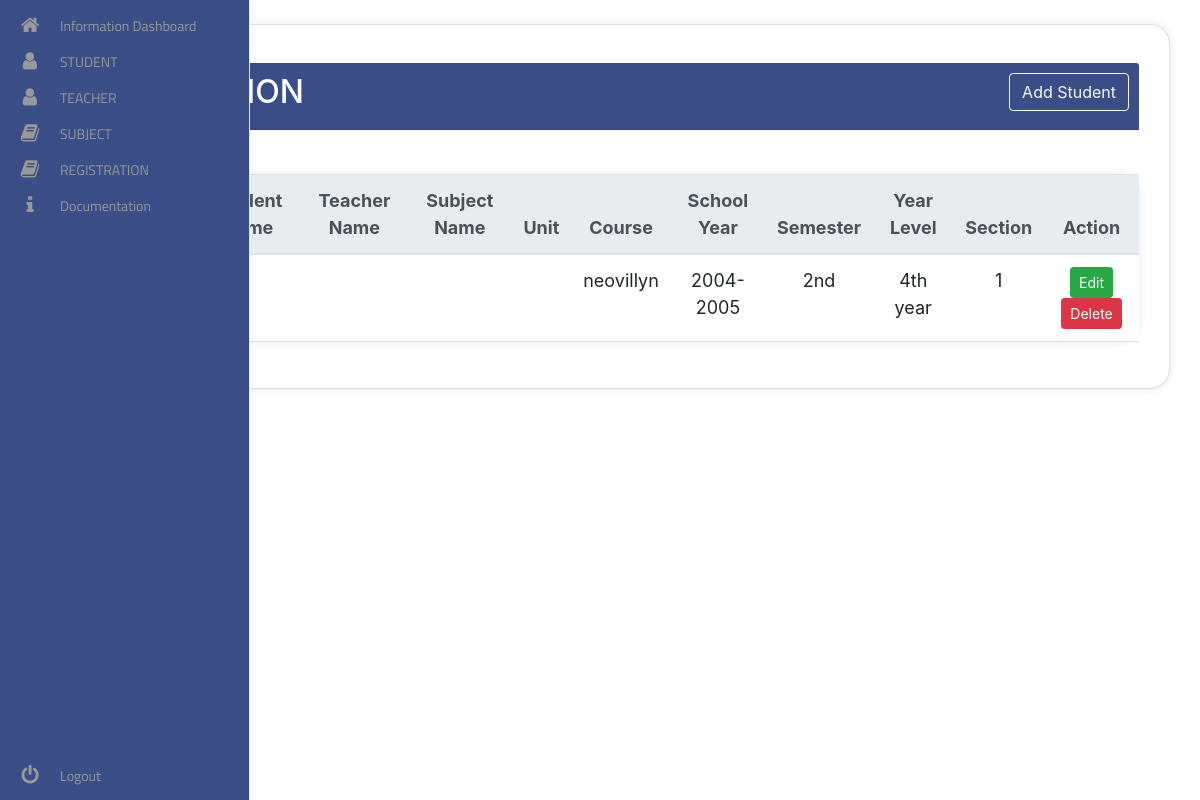
Screenshot of /registrationtable.php with the database file from the repository.
### tables this page shows
CREATE TABLE `tb_registration` (
  `registration_id` int(11) NOT NULL,
  `student_id` int(11) NOT NULL,
  `course` varchar(20) NOT NULL,
  `school_year` varchar(20) NOT NULL,
  `semester` varchar(10) NOT NULL,
  `year_level` varchar(10) NOT NULL,
  `section` varchar(20) NOT NULL
);

### registrationtable.php (the view, shortened to what this page needs)
<!DOCTYPE html>
<html lang="en">
<head>
   <link rel="stylesheet" href="dashboardstyle.css">
   <link rel="stylesheet" href="./bootstrap/bootstrap.css">
   <link rel="stylesheet" href="https://stackpath.bootstrapcdn.com/bootstrap/4.5.2/css/bootstrap.min.css">
</head>
<body>
</div><nav class="main-menu">
            <ul>
                <li>
                    <a href="dashboard.php">
                        <i class="fa fa-home fa-2x"></i>
                        <span class="nav-text">
                           Information Dashboard
                        </span>
                    </a>
                </li>
                <li class="has-subnav">
                    <a href="table.php">
                        <i class="fa fa-user fa-2x"></i>
                        <span class="nav-text">
                          STUDENT
                        </span>
                    </a>
                    <li class="has-subnav">
                    <a href="teachtable.php">
                        <i class="fa fa-user fa-2x"></i>
                        <span class="nav-text">
                          TEACHER
                        </span>
                    </a>
                    <li class="has-subnav">
                    <a href="subtable.php">
                        <i class="fa fa-book fa-2x"></i>
                        <span class="nav-text">
                          SUBJECT
                        </span>
                    </a>
                </li>
                <li class="has-subnav">
                    <a href="registrationtable.php">
                        <i class="fa fa-book fa-2x"></i>
                        <span class="nav-text">
                          REGISTRATION
                        </span>
                    </a>
                </li>
                <li>
                    <a href="search.php">
                       <i class="fa fa-info fa-2x"></i>
                        <span class="nav-text">
                            Documentation
                        </span>
                    </a>
                </li>
            </ul>
    <ul class="logout">
        <li><a href="login.php"><i class="fa fa-power-off fa-2x"></i><span class="nav-text">Logout</span></a></li>
    </ul>
</nav>
<div class="container card mt-4">
    <div class="card-header mt-2">
        <h2 class="text-start">REGISTRATION
            <button type="button" class="btn btn-outline-light btn-add-book" data-toggle="modal" data-target="#mdlAddProduct">Add Student</button>
        </h2>
    </div>
    <table class="container table mt-4">
        <thead class="thead-light">
            <tr>
                <th>#</th>
                <th>Student ID</th>
                <th>Student Name</th>
                <th>Teacher Name</th>
                <th>Subject Name</th>
                <th>Unit</th>
                <th>Course</th>
                <th>School Year</th>
                <th>Semester</th>
                <th>Year Level</th>
                <th>Section</th>
                <th>Action</th>
            </tr>
        </thead>
        <tbody>
            <?php
            $conn = new PDO("mysql:host=localhost;dbname=db_record", 'root', '');
            $sql = $conn->prepare("SELECT * FROM tb_registration");
            $sql->execute();
            $rst = $sql->fetchAll();
            foreach ($rst as $row): ?>
                <tr>
                    <td><?= htmlspecialchars($row['registration_id']) ?></td>
                    <td><?= htmlspecialchars($row['student_id']) ?></td>
                    <td><?= htmlspecialchars($row['name_teacher']) ?></td>
                    <td><?= htmlspecialchars($row['subject_name']) ?></td>
                    <td><?= htmlspecialchars($row['unit']) ?></td>
                    <td><?= htmlspecialchars($row['course']) ?></td>
                    <td><?= htmlspecialchars($row['school_year']) ?></td>
                    <td><?= htmlspecialchars($row['semester']) ?></td>
                    <td><?= htmlspecialchars($row['year_level']) ?></td>
                    <td><?= htmlspecialchars($row['section']) ?></td>
                    <td>
                        <a href="editregister.php?registration_id=<?= $row['registration_id'] ?>" class="btn btn-success btn-sm">Edit</a>
                        <a href="regisdelete.php?registration_id=<?= $row['registration_id'] ?>" class="btn btn-danger btn-sm">Delete</a>
                    </td>
                </tr>
            <?php endforeach; ?>
        </tbody>
    </table>
</div>
</body>
</html>

### dashboardstyle.css (style rules this page uses)
.fa-2x { font-size: 2em; }
.fa { position: relative; display: table-cell; width: 60px; height: 36px; text-align: center; vertical-align: middle; font-size:20px; }
.main-menu { background:#3B4D86; border-right:1px solid #e5e5e5; position:absolute; top:0; bottom:0; height:100%; left:0; width:60px; overflow:hidden; -webkit-transition:width .05s linear; transition:width .05s linear; z-index:1000; }
.main-menu>ul { margin:7px 0; }
.main-menu li { position:relative; display:block; width:250px; }
.main-menu li>a { position:relative; display:table; border-collapse:collapse; border-spacing:0; color:#999; font-family: arial; font-size: 14px; text-decoration:none; -webkit-transition:all .1s linear; transition:all .1s linear; }
.main-menu .nav-text { position:relative; display:table-cell; vertical-align:middle; width:190px; font-family: 'Titillium Web', sans-serif; }
.main-menu>ul.logout { position:absolute; left:0; bottom:0; }
nav { -webkit-user-select:none; -moz-user-select:none; -ms-user-select:none; -o-user-select:none; user-select:none; }
nav ul,nav li { outline:0; margin:0; padding:0; }

### registrationtable.php (style rules this page uses)
.container { background-color: white; padding: 30px; border-radius: 20px; box-shadow: 0px 0px 10px rgba(0, 0, 0, 0.1); }
.card-header { background-color: #3B4D86; color: white; padding: 10px; border-radius: 10px; margin-bottom: 20px; }
.btn-add-book { float: right; }
table { font-size: 20px; text-align: center; }
table th, table td { font-size: 18px; text-align: center; }

### rows the page displays
tb_registration: course "neovillyn", school_year "2004-2005", semester "2nd", year_level "4th year", section "1"
